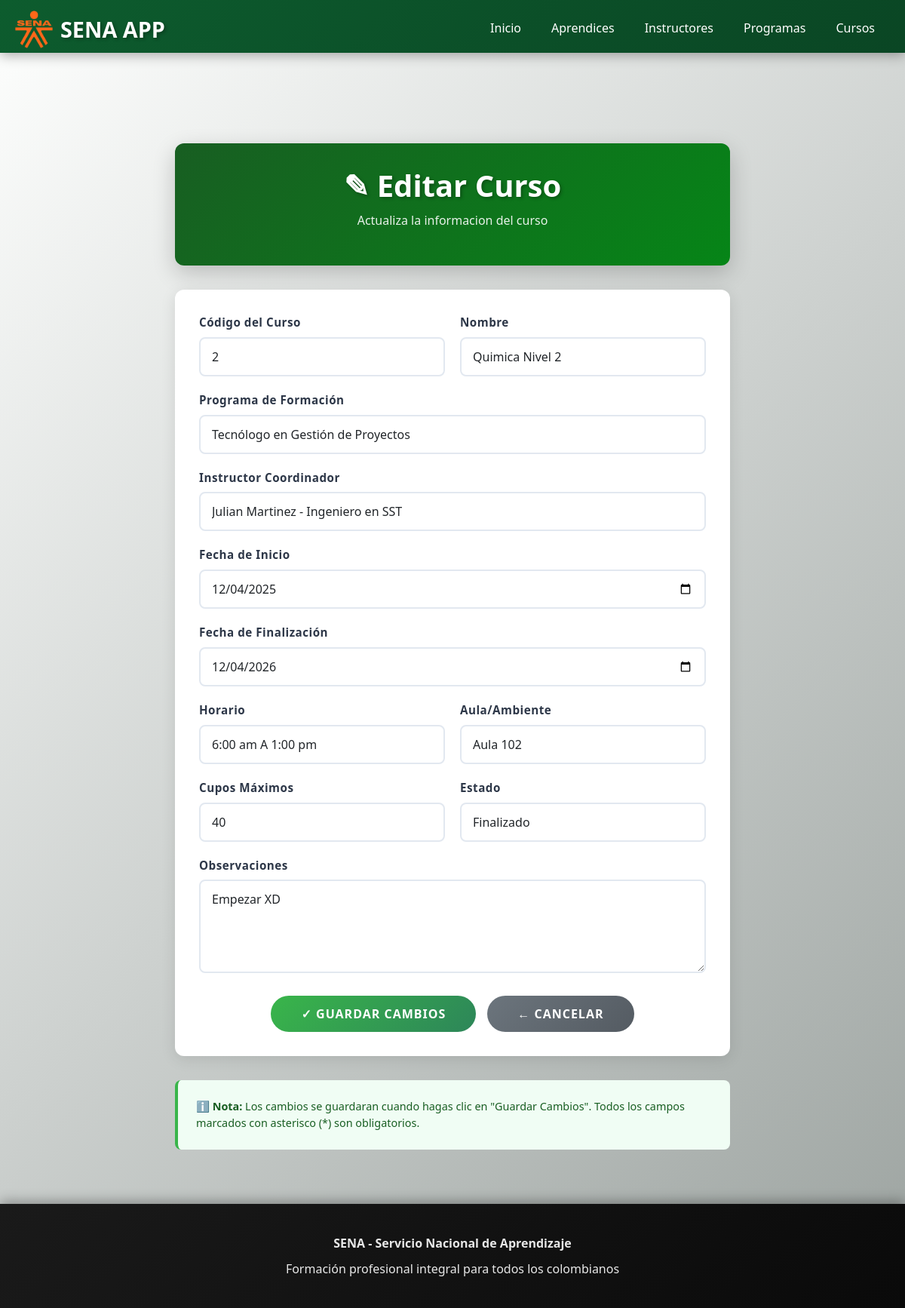
Page /cursos/2/editar/ on the committed database.
### cursos/models.py (models this page shows, shortened)
class Curso(models.Model):
    ESTADO_CHOICES = [
        ('PRO', 'Programado'),
        ('INI', 'Iniciado'),
        ('EJE', 'En Ejecución'),
        ('FIN', 'Finalizado'),
        ('CAN', 'Cancelado'),
        ('SUS', 'Suspendido'),
    ]
    codigo = models.CharField(max_length=30,unique=True,verbose_name="Código del Curso")
    nombre = models.CharField(max_length=200, verbose_name="Nombre del Curso")
    programa = models.ForeignKey('programas.Programa', on_delete=models.CASCADE, verbose_name="Programa de Formación")
    instructor_coordinador = models.ForeignKey('instructores.Instructor', on_delete=models.CASCADE, related_name='cursos_coordinados', verbose_name="Instructor Coordinador")
    instructores = models.ManyToManyField('instructores.Instructor', through='InstructorCurso', related_name='cursos_impartidos', verbose_name="Instructores")
    aprendices = models.ManyToManyField('aprendices.Aprendiz', through='AprendizCurso', related_name='cursos', verbose_name="Aprendices")
    fecha_inicio = models.DateField(verbose_name="Fecha de Inicio")
    fecha_fin = models.DateField(verbose_name="Fecha de Finalización")
    horario = models.CharField(max_length=100, verbose_name="Horario")
    aula = models.CharField(max_length=50, verbose_name="Aula/Ambiente")
    cupos_maximos = models.PositiveIntegerField(verbose_name="Cupos Máximos")
    estado = models.CharField(max_length=3, choices=ESTADO_CHOICES, default='PRO', verbose_name="Estado del Curso")
    observaciones = models.TextField(blank=True, null=True, verbose_name="Observaciones")
    fecha_registro = models.DateTimeField(auto_now_add=True, verbose_name="Fecha de Registro")
    class Meta:
        verbose_name = "Curso"
        verbose_name_plural = "Cursos"
        ordering = ['-fecha_inicio']

### cursos/views.py (the view, shortened to what this page needs)
# urls.py: path('<int:curso_id>/editar/', views.CursoUpdateView.as_view(), name='editar_curso'),
class CursoUpdateView(generic.UpdateView):
    model = Curso
    form_class = CursoForm
    template_name = 'editar_curso.html'
    success_url = reverse_lazy('cursos:lista_cursos')
    slug_field = 'id'
    slug_url_kwarg = 'curso_id'

### instructores/models.py (called while the page is built)
    def __str__(self):
        return f"{self.nombre} {self.apellido} - {self.especialidad}"

### programas/models.py (called while the page is built)
    def __str__(self):
        return self.nombre

### cursos/templates/editar_curso.html (shortened to what this page needs)
{% extends "master.html" %}
{% block page_content %}
<div style="padding: 2rem; max-width: 800px; margin: 0 auto;">
    <div style="background: linear-gradient(135deg, #185e22ff 0%, #068517ff 100%); padding: 2rem; border-radius: 12px; margin-bottom: 2rem; box-shadow: 0 10px 30px rgba(0,0,0,0.2); text-align: center;">
        <h1 style="color: white; margin: 0; font-size: 2.5rem; font-weight: 700; text-shadow: 2px 2px 4px rgba(0,0,0,0.3);">
            ✎ Editar Curso
        </h1>
        <p style="color: rgba(255,255,255,0.9); margin-top: 10px; font-size: 1rem;">Actualiza la informacion del curso</p>
    </div>
    <div style="background: white; border-radius: 12px; overflow: hidden; box-shadow: 0 4px 20px rgba(0,0,0,0.1); padding: 2rem;">
        <form method="post" novalidate>
            <div style="display: grid; grid-template-columns: 1fr 1fr; gap: 20px;">
                {% for field in form %}
                    {% if field.name not in "photo" %}
                    <div style="grid-column: {% if field.name in 'programa,instructor_coordinador,observaciones,fecha_inicio,fecha_fin' %}1 / -1{% else %}auto{% endif %};">
                        <label for="{{ field.id_for_label }}" style="display: block; color: #2d3748; font-weight: 600; margin-bottom: 8px; font-size: 0.95rem; letter-spacing: 0.5px;">
                            {{ field.label }}
                        </label>
                        {% if field.field.widget.input_type == "checkbox" %}
                            <input type="checkbox" id="{{ field.id_for_label }}" name="{{ field.name }}"
                                   style="width: 18px; height: 18px; cursor: pointer; accent-color: #39b54a;">
                        {% else %}
                            {{ field }}
                        {% endif %}
                    </div>
                    {% endif %}
                {% endfor %}
            </div>
            <div style="display: flex; gap: 15px; margin-top: 30px; justify-content: center;">
                <button type="submit" style="padding: 12px 40px; background: linear-gradient(135deg, #39b54a 0%, #2d8659 100%); color: white; border: none; border-radius: 25px; font-weight: 600; font-size: 1rem; cursor: pointer; transition: all 0.3s ease; text-transform: uppercase; letter-spacing: 1px;"
                        onmouseover="this.style.transform='scale(1.05)'; this.style.boxShadow='0 10px 25px rgba(57, 181, 74, 0.3)'"
                        onmouseout="this.style.transform='scale(1)'; this.style.boxShadow='none'">
                    ✓ Guardar Cambios
                </button>
                <a href="{% url 'cursos:lista_cursos' %}" style="padding: 12px 40px; background: linear-gradient(135deg, #6c757d 0%, #545b62 100%); color: white; text-decoration: none; border-radius: 25px; font-weight: 600; font-size: 1rem; transition: all 0.3s ease; text-transform: uppercase; letter-spacing: 1px; display: inline-block;"
                   onmouseover="this.style.transform='scale(1.05)'; this.style.boxShadow='0 10px 25px rgba(108, 117, 125, 0.3)'"
                   onmouseout="this.style.transform='scale(1)'; this.style.boxShadow='none'">
                    ← Cancelar
                </a>
            </div>
        </form>
    </div>
    <div style="margin-top: 2rem; padding: 1.5rem; background: #f0fdf4; border-left: 4px solid #39b54a; border-radius: 8px;">
        <p style="color: #185e22; margin: 0; font-size: 0.9rem;">
            <strong>ℹ️ Nota:</strong> Los cambios se guardaran cuando hagas clic en "Guardar Cambios".
            Todos los campos marcados con asterisco (*) son obligatorios.
        </p>
    </div>
</div>
{% endblock %}

### aprendices/static/css/main.css (style rules this page uses)
* { margin: 0; padding: 0; box-sizing: border-box; }
body { font-family: 'Segoe UI', Tahoma, Geneva, Verdana, sans-serif; background: linear-gradient(135deg, #fefffe 0%, #9ca3a0 100%); min-height: 100vh; display: flex; flex-direction: column; }

### cursos/templates/editar_curso.html (style rules this page uses)
input[type="text"], input[type="email"], input[type="date"], input[type="tel"], input[type="number"], textarea, select { width: 100%; padding: 12px 15px; border: 2px solid #e2e8f0; border-radius: 8px; font-size: 1rem; transition: all 0.3s ease; font-family: 'Segoe UI', Tahoma, Geneva, Verdana, sans-serif; box-sizing: border-box; }
textarea { resize: vertical; min-height: 120px; }

### rows in the picture
Curso: form "2" "Quimica Nivel 2" "Tecnólogo en Gestión de Proyectos" "Julian Martinez - Ingeniero en SST" "12/04/2025" "12/04/2026" "6:00 am A 1:00 pm" "Aula 102" "40" "Finalizado" "Empezar XD"

### other values in the picture
{{ field.label }} "Código del Curso" "Nombre" "Programa de Formación" "Instructor Coordinador" "Fecha de Inicio" "Fecha de Finalización" "Horario" "Aula/Ambiente" "Cupos Máximos" "Estado" "Observaciones"
